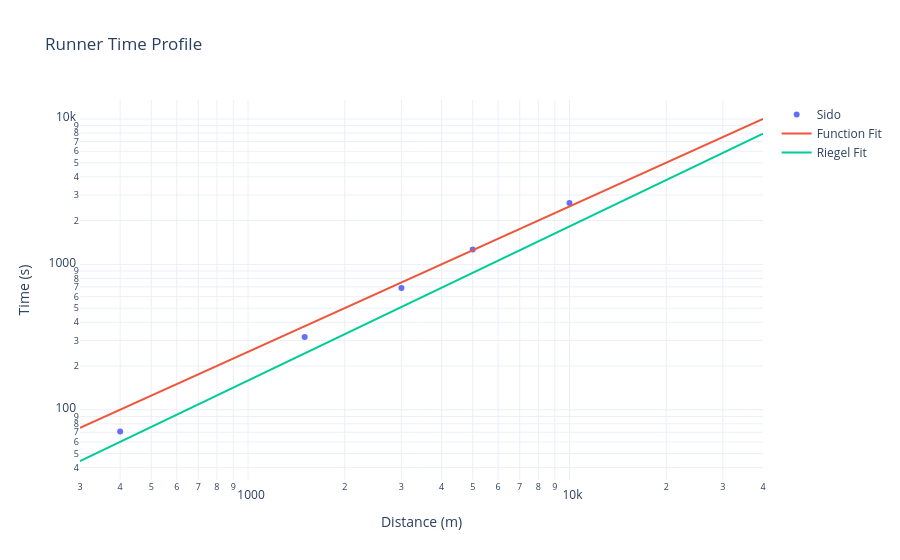

Here is the notebook cell this chart was saved with:
### Code cell
fig = go.Figure()
distances = np.linspace(300, 40000, 1000) # de 300m à 40km
fig.add_trace(go.Scatter(
    x=np.array(sido[0]),
    y=np.array(sido[1]),
    mode='markers',
    name='Sido'
))
fig.update_layout(
    title='Runner Time Profile',
    xaxis_title='Distance (m)',
    yaxis_title='Time (s)',
    template='plotly_white',
    xaxis_type='log',
    yaxis_type='log',
)
def function2(distance_m):
    return distance_m/4

fig.add_trace(go.Scatter(
    x=distances,
    y=function2(distances),
    mode='lines',
    name='Function Fit',
))
fig.add_trace(go.Scatter(
    x=distances,
    y=riegel_formula(distances),
    mode='lines',
    name='Riegel Fit',
))

fig.show()

### Figure 1 — Plotly figure (JSON) as saved in the notebook; plotly's stock layout.template omitted (floating-point values rounded to 4 significant figures; data arrays with more than 128 entries replaced by an {"elided": "..."} marker saying what was removed)
{"data": [{"mode": "markers", "name": "Sido", "type": "scatter", "x": [400, 1500, 3000, 5000, 10000], "y": [71, 317, 688, 1265, 2648]}, {"mode": "lines", "name": "Function Fit", "type": "scatter", "x": {"elided": "1000 float values"}, "y": {"elided": "1000 float values"}}, {"mode": "lines", "name": "Riegel Fit", "type": "scatter", "x": {"elided": "1000 float values"}, "y": {"elided": "1000 float values"}}], "layout": {"title": {"text": "Runner Time Profile"}, "xaxis": {"title": {"text": "Distance (m)"}, "type": "log"}, "yaxis": {"title": {"text": "Time (s)"}, "type": "log"}}}
